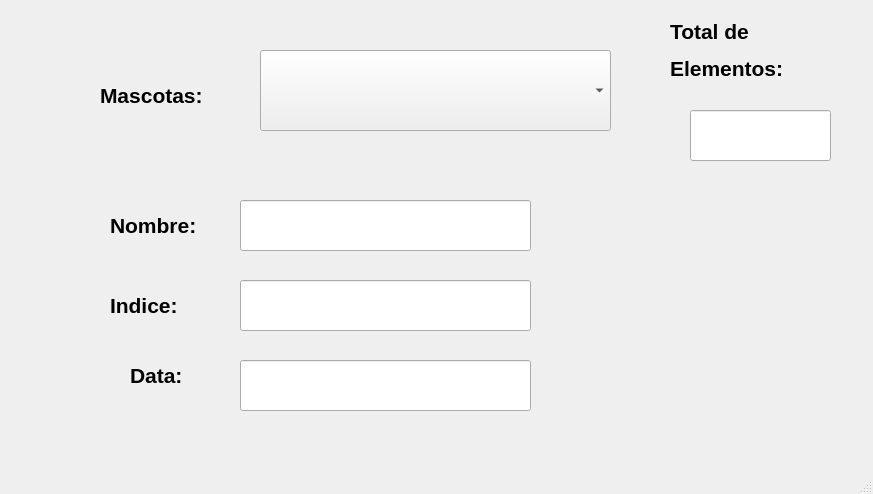
<?xml version="1.0" encoding="UTF-8"?>
<ui version="4.0">
 <class>MainWindow</class>
 <widget class="QMainWindow" name="MainWindow">
  <property name="geometry">
   <rect>
    <x>0</x>
    <y>0</y>
    <width>873</width>
    <height>494</height>
   </rect>
  </property>
  <property name="windowTitle">
   <string>MainWindow</string>
  </property>
  <widget class="QWidget" name="centralwidget">
   <widget class="QComboBox" name="comboBox">
    <property name="geometry">
     <rect>
      <x>260</x>
      <y>50</y>
      <width>351</width>
      <height>81</height>
     </rect>
    </property>
    <property name="font">
     <font>
      <pointsize>18</pointsize>
      <weight>75</weight>
      <bold>true</bold>
     </font>
    </property>
   </widget>
   <widget class="QLabel" name="label">
    <property name="geometry">
     <rect>
      <x>100</x>
      <y>70</y>
      <width>141</width>
      <height>51</height>
     </rect>
    </property>
    <property name="font">
     <font>
      <pointsize>16</pointsize>
      <weight>75</weight>
      <bold>true</bold>
     </font>
    </property>
    <property name="text">
     <string>Mascotas:</string>
    </property>
   </widget>
   <widget class="QLabel" name="label_2">
    <property name="geometry">
     <rect>
      <x>110</x>
      <y>200</y>
      <width>141</width>
      <height>51</height>
     </rect>
    </property>
    <property name="font">
     <font>
      <pointsize>16</pointsize>
      <weight>75</weight>
      <bold>true</bold>
     </font>
    </property>
    <property name="text">
     <string>Nombre:</string>
    </property>
   </widget>
   <widget class="QLabel" name="label_3">
    <property name="geometry">
     <rect>
      <x>110</x>
      <y>280</y>
      <width>141</width>
      <height>51</height>
     </rect>
    </property>
    <property name="font">
     <font>
      <pointsize>16</pointsize>
      <weight>75</weight>
      <bold>true</bold>
     </font>
    </property>
    <property name="text">
     <string>Indice:</string>
    </property>
   </widget>
   <widget class="QLabel" name="label_4">
    <property name="geometry">
     <rect>
      <x>670</x>
      <y>10</y>
      <width>161</width>
      <height>81</height>
     </rect>
    </property>
    <property name="font">
     <font>
      <pointsize>16</pointsize>
      <weight>75</weight>
      <bold>true</bold>
     </font>
    </property>
    <property name="text">
     <string>&lt;html&gt;&lt;head/&gt;&lt;body&gt;&lt;p&gt;Total de &lt;/p&gt;&lt;p&gt;Elementos:&lt;/p&gt;&lt;/body&gt;&lt;/html&gt;</string>
    </property>
   </widget>
   <widget class="QLineEdit" name="txt_nombre">
    <property name="geometry">
     <rect>
      <x>240</x>
      <y>200</y>
      <width>291</width>
      <height>51</height>
     </rect>
    </property>
   </widget>
   <widget class="QLineEdit" name="txt_indice">
    <property name="geometry">
     <rect>
      <x>240</x>
      <y>280</y>
      <width>291</width>
      <height>51</height>
     </rect>
    </property>
   </widget>
   <widget class="QLineEdit" name="txt_totalElementos">
    <property name="geometry">
     <rect>
      <x>690</x>
      <y>110</y>
      <width>141</width>
      <height>51</height>
     </rect>
    </property>
    <property name="font">
     <font>
      <pointsize>16</pointsize>
      <weight>75</weight>
      <bold>true</bold>
     </font>
    </property>
    <property name="alignment">
     <set>Qt::AlignCenter</set>
    </property>
   </widget>
   <widget class="QLabel" name="label_5">
    <property name="geometry">
     <rect>
      <x>130</x>
      <y>350</y>
      <width>81</width>
      <height>51</height>
     </rect>
    </property>
    <property name="font">
     <font>
      <pointsize>16</pointsize>
      <weight>75</weight>
      <bold>true</bold>
     </font>
    </property>
    <property name="text">
     <string>Data:</string>
    </property>
   </widget>
   <widget class="QLineEdit" name="txt_data">
    <property name="geometry">
     <rect>
      <x>240</x>
      <y>360</y>
      <width>291</width>
      <height>51</height>
     </rect>
    </property>
   </widget>
  </widget>
  <widget class="QMenuBar" name="menubar">
   <property name="geometry">
    <rect>
     <x>0</x>
     <y>0</y>
     <width>873</width>
     <height>26</height>
    </rect>
   </property>
  </widget>
  <widget class="QStatusBar" name="statusbar"/>
 </widget>
 <resources/>
 <connections/>
</ui>
